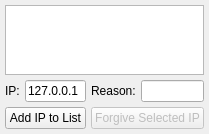
<?xml version="1.0" encoding="UTF-8"?>
<ui version="4.0">
 <class>IPBanWidget</class>
 <widget class="QWidget" name="IPBanWidget">
  <property name="geometry">
   <rect>
    <x>0</x>
    <y>0</y>
    <width>196</width>
    <height>133</height>
   </rect>
  </property>
  <property name="windowTitle">
   <string>Form</string>
  </property>
  <layout class="QGridLayout" name="gridLayout">
   <property name="leftMargin">
    <number>5</number>
   </property>
   <property name="topMargin">
    <number>5</number>
   </property>
   <property name="rightMargin">
    <number>5</number>
   </property>
   <property name="bottomMargin">
    <number>5</number>
   </property>
   <property name="spacing">
    <number>5</number>
   </property>
   <item row="0" column="0" colspan="4">
    <widget class="QTableView" name="ipBanTable">
     <property name="sizePolicy">
      <sizepolicy hsizetype="Expanding" vsizetype="Expanding">
       <horstretch>0</horstretch>
       <verstretch>0</verstretch>
      </sizepolicy>
     </property>
     <property name="editTriggers">
      <set>QAbstractItemView::NoEditTriggers</set>
     </property>
     <property name="alternatingRowColors">
      <bool>true</bool>
     </property>
     <property name="selectionMode">
      <enum>QAbstractItemView::SingleSelection</enum>
     </property>
     <property name="selectionBehavior">
      <enum>QAbstractItemView::SelectRows</enum>
     </property>
     <property name="verticalScrollMode">
      <enum>QAbstractItemView::ScrollPerPixel</enum>
     </property>
     <property name="horizontalScrollMode">
      <enum>QAbstractItemView::ScrollPerPixel</enum>
     </property>
     <property name="sortingEnabled">
      <bool>true</bool>
     </property>
     <property name="cornerButtonEnabled">
      <bool>false</bool>
     </property>
     <attribute name="horizontalHeaderDefaultSectionSize">
      <number>100</number>
     </attribute>
     <attribute name="horizontalHeaderMinimumSectionSize">
      <number>50</number>
     </attribute>
     <attribute name="horizontalHeaderStretchLastSection">
      <bool>true</bool>
     </attribute>
     <attribute name="verticalHeaderVisible">
      <bool>false</bool>
     </attribute>
     <attribute name="verticalHeaderDefaultSectionSize">
      <number>20</number>
     </attribute>
     <attribute name="verticalHeaderMinimumSectionSize">
      <number>20</number>
     </attribute>
    </widget>
   </item>
   <item row="1" column="0">
    <widget class="QLabel" name="label">
     <property name="sizePolicy">
      <sizepolicy hsizetype="Fixed" vsizetype="Fixed">
       <horstretch>0</horstretch>
       <verstretch>0</verstretch>
      </sizepolicy>
     </property>
     <property name="text">
      <string>IP:</string>
     </property>
    </widget>
   </item>
   <item row="1" column="1">
    <widget class="QLineEdit" name="trgIPAddr">
     <property name="sizePolicy">
      <sizepolicy hsizetype="Preferred" vsizetype="Fixed">
       <horstretch>0</horstretch>
       <verstretch>0</verstretch>
      </sizepolicy>
     </property>
     <property name="text">
      <string>127.0.0.1</string>
     </property>
    </widget>
   </item>
   <item row="1" column="2">
    <widget class="QLabel" name="label_2">
     <property name="sizePolicy">
      <sizepolicy hsizetype="Fixed" vsizetype="Fixed">
       <horstretch>0</horstretch>
       <verstretch>0</verstretch>
      </sizepolicy>
     </property>
     <property name="text">
      <string>Reason:</string>
     </property>
    </widget>
   </item>
   <item row="1" column="3">
    <widget class="QLineEdit" name="ipBanReason">
     <property name="sizePolicy">
      <sizepolicy hsizetype="Preferred" vsizetype="Fixed">
       <horstretch>0</horstretch>
       <verstretch>0</verstretch>
      </sizepolicy>
     </property>
    </widget>
   </item>
   <item row="2" column="0" colspan="2">
    <widget class="QPushButton" name="addIPBan">
     <property name="sizePolicy">
      <sizepolicy hsizetype="Preferred" vsizetype="Fixed">
       <horstretch>0</horstretch>
       <verstretch>0</verstretch>
      </sizepolicy>
     </property>
     <property name="text">
      <string>Add IP to List</string>
     </property>
     <property name="autoDefault">
      <bool>false</bool>
     </property>
    </widget>
   </item>
   <item row="2" column="2" colspan="2">
    <widget class="QPushButton" name="removeIPBan">
     <property name="enabled">
      <bool>false</bool>
     </property>
     <property name="sizePolicy">
      <sizepolicy hsizetype="Preferred" vsizetype="Fixed">
       <horstretch>0</horstretch>
       <verstretch>0</verstretch>
      </sizepolicy>
     </property>
     <property name="text">
      <string>Forgive Selected IP</string>
     </property>
     <property name="autoDefault">
      <bool>false</bool>
     </property>
    </widget>
   </item>
  </layout>
 </widget>
 <resources/>
 <connections/>
</ui>
